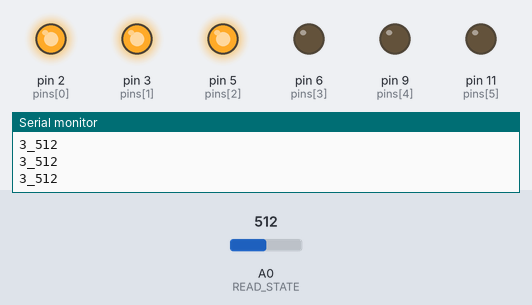
Recording of a sketch running on a simulated Arduino Uno, built with avr-gcc and run on an emulated ATmega328P. Shown: output pins drawn as LEDs (lit = HIGH), the last lines printed to the serial monitor. Inputs (shaded band) come from the test bench; at power-on: A0 (READ_STATE) = 512.

Above: at 1.2 s.
1.3 s: A0 (READ_STATE) set to 663
2.8 s: A0 (READ_STATE) set to 698
At 3.9 s:
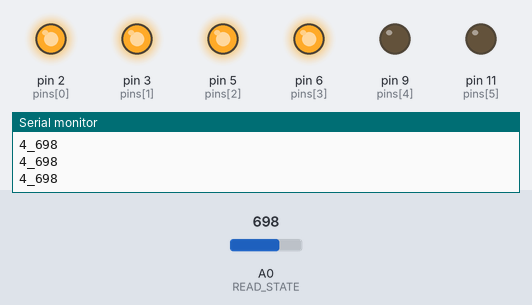
4.3 s: A0 (READ_STATE) set to 511
At 5.0 s:
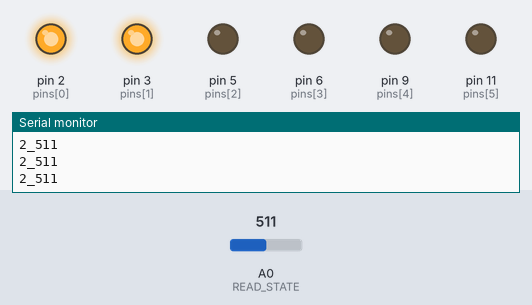
5.8 s: A0 (READ_STATE) set to 351
7.3 s: A0 (READ_STATE) set to 327
At 8.5 s:
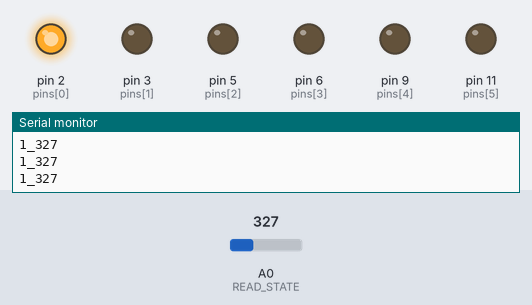
8.8 s: A0 (READ_STATE) set to 716
At 9.6 s:
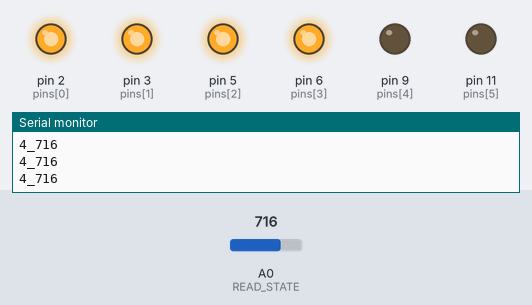
Timing chart, 0 to 11.3 s (numbered marks = the images above; inputs shaded):
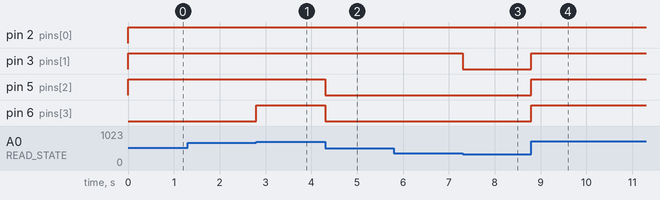

Measured:
- the behaviour switches between 681 and 682 on A0 (READ_STATE) (found by bisection; images 0 and 1)
- the behaviour switches between 341 and 340 on A0 (READ_STATE) (found by bisection; images 2 and 3)
- after the input at 2.8 s, pin 6 (pins[3]): LOW → HIGH at once
- after the input at 4.3 s, pin 5 (pins[2]), pin 6 (pins[3]): HIGH → LOW at once
- after the input at 7.3 s, pin 3 (pins[1]): HIGH → LOW at once
- after the input at 8.8 s, pin 3 (pins[1]), pin 5 (pins[2]), pin 6 (pins[3]): LOW → HIGH at once

The sketch:

P5_Bar_Graph.ino
```cpp
#define READ_STATE A0

int pins[] = {2,3,5,6,9,11};
int tot_pins = sizeof(pins) / sizeof(pins[0]);

void setup(){
    Serial.begin(9600);
    pinMode(READ_STATE, INPUT);
    for (int i=0; i<tot_pins; i++){
        pinMode(pins[i], OUTPUT);
    }

}

void loop(){
    // Serial.println(analogRead(READ_STATE));
    int value = analogRead(READ_STATE);
    int mapping_values = map(value, 0, 1023, 0, tot_pins);
    // for (int i=0; i<tot_pins; i++){
    //     analogWrite(pins[i], mapping_values);
    // }
    for(int i=0; i<tot_pins; i++){
        if(i < mapping_values){             // If i==0 and mapping_value=1 we'll get only one 'the first led pin' that is light on and so on
            digitalWrite(pins[i], HIGH);
        } else {
            digitalWrite(pins[i], LOW);
        }
    }
    Serial.print(mapping_values);
    Serial.print("_");
    Serial.println(value);
}
```
